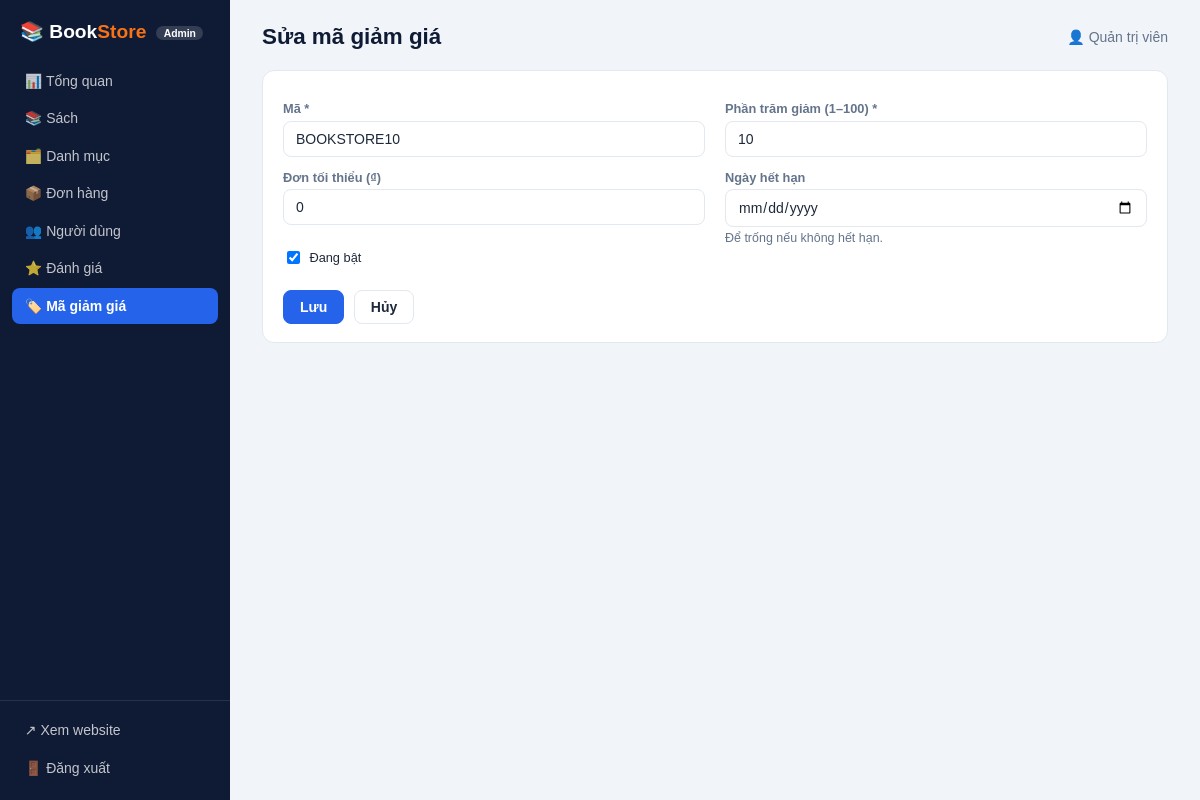
The page /admin/index.php?page=coupons&action=edit&id=1 (signed in) on the database its author committed.
### tables this page shows
CREATE TABLE IF NOT EXISTS coupons (
  id               INT UNSIGNED AUTO_INCREMENT PRIMARY KEY,
  code             VARCHAR(40) NOT NULL UNIQUE,
  discount_percent TINYINT UNSIGNED NOT NULL,
  min_order        INT UNSIGNED NOT NULL DEFAULT 0,
  is_active        TINYINT(1) NOT NULL DEFAULT 1,
  expires_at       DATE NULL
);

### app/core/Controller.php (called while the page is built, shortened)
<?php
abstract class Controller {
    protected string $page = '';
    public function run(string $action): void {
        $this->$action();
    }
    protected function render(string $view, array $data = []): void {
        $data['active'] = $data['active'] ?? $this->page;
        extract($data, EXTR_SKIP);
        require ROOT . '/app/views/' . $view . '.php';
        require ROOT . '/app/views/layout.php';
    }
}

### app/controllers/CouponController.php (called while the page is built, shortened)
<?php
class CouponController extends Controller {
    public function edit(): void {
        $id = $this->idParam();
        $c = $id !== null ? Coupon::find($id) : null;
        $this->form($c, [], 'Sửa mã giảm giá');
    }
    private function form(array $c, array $errors, string $title): void {
        $this->render('coupons/form', ['title' => $title, 'c' => $c, 'errors' => $errors]);
    }
}

### admin/index.php (called while the page is built, shortened)
<?php
require __DIR__ . '/../app/bootstrap.php';
$action = (string) ($_GET['action'] ?? 'index');
(new $routes[$page])->run($action);

### app/bootstrap.php (called while the page is built, shortened)
<?php
function cfg(string $key, $default = null) {
    $v = $GLOBALS['__cfg'];
    foreach (explode('.', $key) as $k) {
        $v = $v[$k];
    }
    return $v;
}
function e($s): string { return htmlspecialchars((string) $s, ENT_QUOTES, 'UTF-8'); }
function a_url(string $page, string $action = 'index', array $q = []): string {
    return 'index.php?' . http_build_query(array_merge(['page' => $page, 'action' => $action], $q));
}

### app/core/Database.php (called while the page is built, shortened)
<?php
class Database {
    private static ?PDO $pdo = null;
    public static function pdo(): PDO {
        if (self::$pdo === null) {
            $c = cfg('db');
            $dsn = "mysql:host={$c['host']};dbname={$c['name']};charset={$c['charset']}";
            self::$pdo = new PDO($dsn, $c['user'], $c['pass'], [
                PDO::ATTR_ERRMODE            => PDO::ERRMODE_EXCEPTION,
                PDO::ATTR_DEFAULT_FETCH_MODE => PDO::FETCH_ASSOC,
                PDO::ATTR_EMULATE_PREPARES   => false,
            ]);
        }
        return self::$pdo;
    }
    public static function run(string $sql, array $p = []): PDOStatement {
        $st = self::pdo()->prepare($sql);
        $st->execute($p);
        return $st;
    }
    public static function one(string $sql, array $p = []): ?array {
        $r = self::run($sql, $p)->fetch();
        return $r === false ? null : $r;
    }
}

### app/models/Coupon.php (called while the page is built, shortened)
<?php
class Coupon {
    public static function find(int $id): ?array { return Database::one('SELECT * FROM coupons WHERE id = ?', [$id]); }
}

### app/views/coupons/form.php (the view, shortened to what this page needs)
<form class="box" method="post" action="<?= e(a_url('coupons', 'save')) ?>">
  <div class="fgrid">
    <div><label>Mã *</label><input name="code" value="<?= e($c['code']) ?>" maxlength="40" required style="text-transform:uppercase"></div>
    <div><label>Phần trăm giảm (1–100) *</label><input type="number" name="discount_percent" min="1" max="100" value="<?= e($c['discount_percent']) ?>" required></div>
    <div><label>Đơn tối thiểu (₫)</label><input type="number" name="min_order" min="0" value="<?= e($c['min_order']) ?>"></div>
    <div><label>Ngày hết hạn</label><input type="date" name="expires_at" value="<?= e($c['expires_at']) ?>"><div class="hint">Để trống nếu không hết hạn.</div></div>
    <div class="full checks"><label><input type="checkbox" name="is_active" value="1" <?= (int) $c['is_active'] === 1 ? 'checked' : '' ?>> Đang bật</label></div>
  </div>
  <div style="margin-top:1.25rem;display:flex;gap:.6rem">
    <button class="btn primary">Lưu</button>
    <a class="btn" href="<?= e(a_url('coupons')) ?>">Hủy</a>
  </div>
</form>

### admin/assets/admin.css (style rules this page uses)
:root { --navy:#0f1b35;--blue:#2563eb;--orange:#f97316;--bg:#f1f5f9;--bd:#e2e8f0;--tx:#1e293b;--tx2:#64748b;--ok:#16a34a;--err:#dc2626 }
* { box-sizing:border-box }
body { margin:0;font-family:'Be Vietnam Pro',Poppins,Arial,sans-serif;background:var(--bg);color:var(--tx);font-size:14px;display:flex;min-height:100vh }
a { color:var(--blue);text-decoration:none }
.card,.box { background:#fff;border:1px solid var(--bd);border-radius:12px;padding:1.1rem 1.25rem }
.btn { display:inline-block;border:1px solid var(--bd);background:#fff;color:var(--tx);padding:.5rem 1rem;border-radius:8px;cursor:pointer;font:inherit;font-weight:600 }
.btn.primary { background:var(--blue);border-color:var(--blue);color:#fff }
input,select,textarea { font:inherit;padding:.55rem .75rem;border:1.5px solid var(--bd);border-radius:8px;background:#fff;color:var(--tx);width:100% }
label { display:block;font-weight:600;font-size:.8rem;color:var(--tx2);margin:.8rem 0 .3rem }
.fgrid { display:grid;grid-template-columns:1fr 1fr;gap:0 1.25rem }
.fgrid .full { grid-column:1/-1 }
.checks label { display:inline-flex;align-items:center;gap:.4rem;margin:.2rem 1rem .2rem 0;font-weight:500;color:var(--tx) }
.checks input { width:auto }
.hint { font-size:.78rem;color:var(--tx2);margin-top:.25rem }

### rows shown on the page
coupons: code "BOOKSTORE10", discount_percent "10", min_order "0", is_active "☑"

### other values the page prints
$item[0] "📊"
$item[1] "Tổng quan"
$item[0] "📚"
$item[1] "Sách"
$item[0] "🗂️"
$item[1] "Danh mục"
$item[0] "📦"
$item[1] "Đơn hàng"
$item[0] "👥"
$item[1] "Người dùng"
$item[0] "⭐"
$item[1] "Đánh giá"
$item[0] "🏷️"
$item[1] "Mã giảm giá"
$title "Sửa mã giảm giá"
